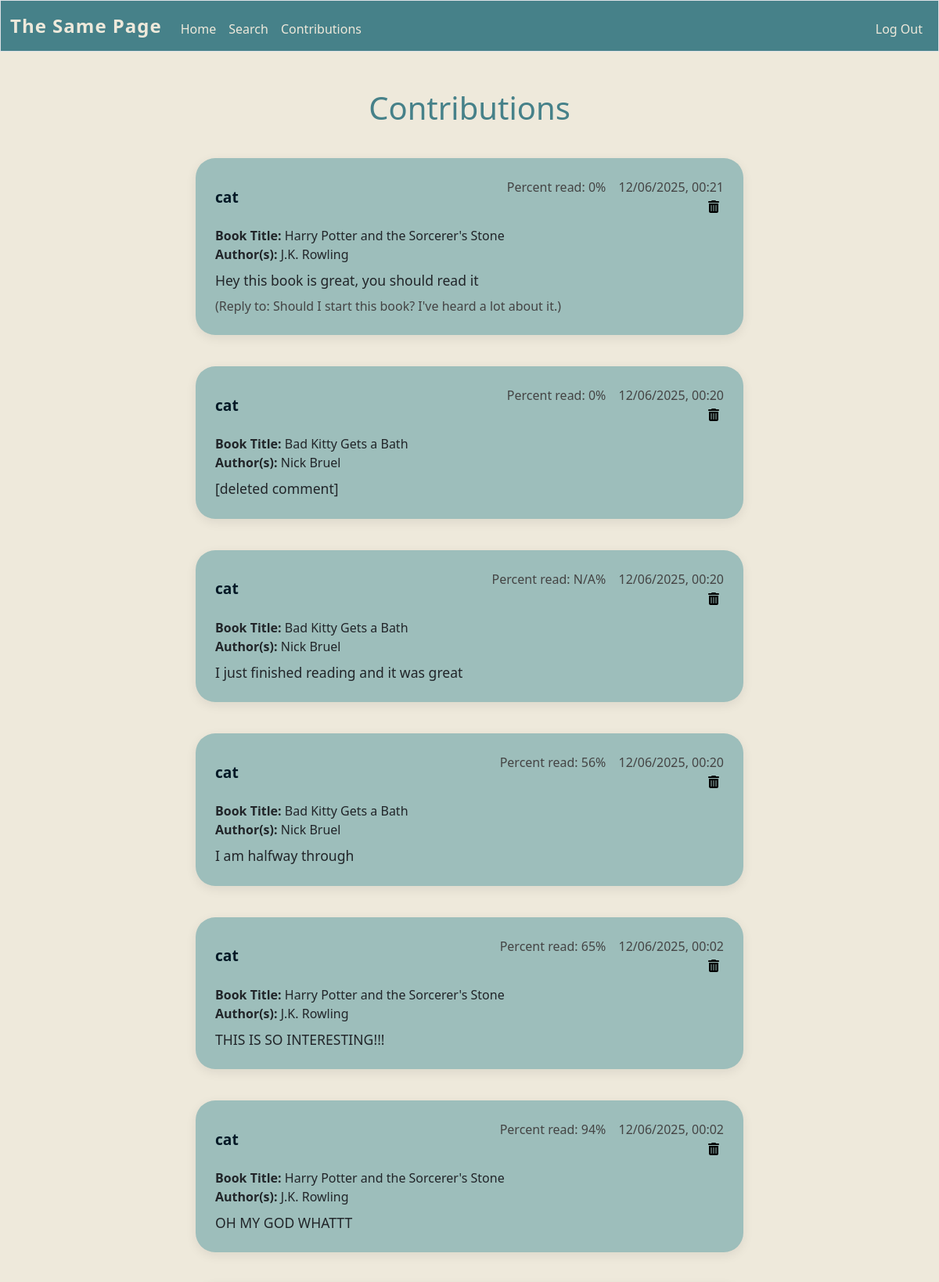
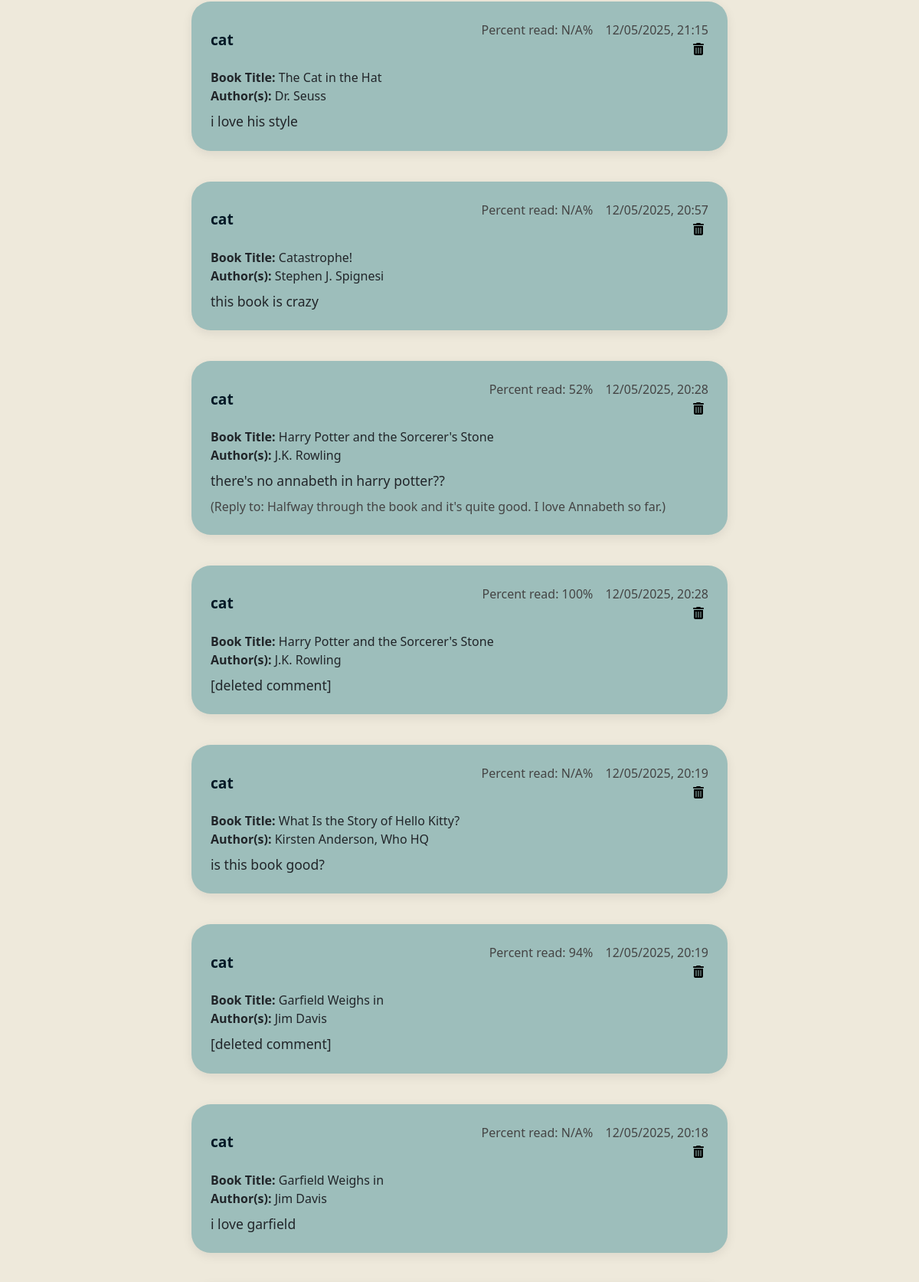
/contributions (signed in, upper part), run on the app's committed database (2 pictures, top to bottom).
### tables this page shows
CREATE TABLE users (id INTEGER PRIMARY KEY AUTOINCREMENT NOT NULL, username TEXT NOT NULL, hash TEXT NOT NULL);

CREATE TABLE forums (user_id INTEGER, comment TEXT NOT NULL, parent_id INTEGER, time DATETIME, forum_id TEXT NOT NULL, percentage TEXT, comment_id INTEGER PRIMARY KEY AUTOINCREMENT NOT NULL, FOREIGN KEY (forum_id) REFERENCES chapters(forum_id));

CREATE TABLE chapters (title TEXT NOT NULL, author TEXT NOT NULL, forum_id TEXT PRIMARY KEY NOT NULL, thumbnail TEXT, pageCount INTEGER);

### app.py (the view)
@app.route('/contributions', methods=['GET'])
def contributions():
    username = executeSQL("SELECT username FROM users WHERE id = ?", (session["user_id"],), False)[0][0]
    user_comments = executeSQL("SELECT * FROM forums WHERE user_id = ? ORDER BY time DESC", (session["user_id"],), False)
    comments_info = []
    for comment in user_comments:
        book_info = executeSQL("SELECT * FROM chapters WHERE forum_id = ?", (comment[4],), False)
        if comment[2] is not None:
            parentComment = executeSQL("SELECT comment FROM forums WHERE comment_id = ?", (comment[2],), False)[0][0]
        else:
            parentComment = None
        comments_info.append({"username":username, "comment_id": comment[6], "comment":comment[1], "date":comment[3], "percent":comment[5] ,"title":book_info[0][0], "author":book_info[0][1], "parentComment": parentComment})
    return render_template("contributions.html", comments_info = comments_info)

### app.py (called while the page is built)
def executeSQL(command, args, needCommit):
    connection = sqlite3.connect('info.db')
    db = connection.cursor()
    db.execute(command, args)
    val = db.fetchall()
    if needCommit:
        connection.commit()
    connection.close()
    return val

@app.after_request
def after_request(response):
    response.headers["Cache-Control"] = "no-cache, no-store, must-revalidate"
    response.headers["Expires"] = 0
    response.headers["Pragma"] = "no-cache"
    return response

### templates/contributions.html (shortened to what this page needs)
{% extends "layout.html" %}
{% block main %}
    <h1>Contributions</h1>
    {% for comment in comments_info %}
    <div class = comment-box>
        <div class = comment-header>
            <div class="comment-username">
                {{comment['username']}}
            </div>
            <div class="comment-right">
                <span class="comment-percent">Percent read: {{comment['percent']}}%</span>
                <span class="comment-date">{{comment['date']}}</span>
                <form action="/deleteContribution" method="post">
                    <button class = "trash-can"> <i class="fa-solid fa-trash-can"></i> </button>
                </form>
            </div>
        </div>
        <div class = "comment-book">
            <div>
                <b>Book Title:</b> {{comment['title']}}
            </div>
            <div>
                <b>Author(s):</b> {{comment['author']}}
            </div>
        </div>
        <div class = "comment-text">
            {{comment['comment']}}
        </div>
        {% if comment['parentComment'] is not none %}
        <div class = "comment-reply">
            (Reply to: {{comment['parentComment']}})
        </div>
        {% endif %}
    </div>
    {% endfor %}
{% endblock %}

### templates/layout.html (shortened to what this page needs)
<!DOCTYPE html>
<html lang="en">
    <head>
        <link href="https://cdn.jsdelivr.net/npm/bootstrap@5.3.8/dist/css/bootstrap.min.css" rel="stylesheet">
        <link href="/static/styles.css" rel="stylesheet">
        <link rel="stylesheet" href="https://cdnjs.cloudflare.com/ajax/libs/font-awesome/6.5.1/css/all.min.css">
    </head>
    <body>
        <nav class="border navbar navbar-expand-md navbar-light">
            <div class="container-fluid">
                <a class="navbar-brand" href="/"><span>The Same Page</span></a>
                <div class="collapse navbar-collapse" id="navbar">
                    {% if session["user_id"] %}
                        <ul class="navbar-nav me-auto mt-2">
                            <li class="nav-item"><a class="nav-link" href="/">Home</a></li>
                            <li class="nav-item"><a class="nav-link" href="/search">Search</a></li>
                            <li class="nav-item"><a class="nav-link" href="/contributions">Contributions</a></li>
                        </ul>
                        <ul class="navbar-nav ms-auto mt-2">
                            <li class="nav-item"><a class="nav-link" href="/logout">Log Out</a></li>
                        </ul>
                    {% else %}
                        <ul class="navbar-nav ms-auto mt-2">
                            <li class="nav-item"><a class="nav-link" href="/register">Register</a></li>
                            <li class="nav-item"><a class="nav-link" href="/login">Log In</a></li>
                        </ul>
                    {% endif %}
                </div>
            </div>
        </nav>
        <main class="container-fluid py-5 text-center">
            {% block main %}{% endblock %}
        </main>
    </body>
</html>

### static/styles.css (style rules this page uses)
:root { --dark: #031926; --dark-teal: #468189; --medium-teal: #77ACA2; --light-teal: #9DBEBB; --lightest-teal: #c0d8d6; --cream: #F4E9CD; --light-cream: #eee9db; --dark-cream: #e3dac3; --spacing-unit: 16px; }
nav.navbar { background-color: var(--dark-teal); border-bottom: 3px solid var(--dark); padding-top: 0.5rem; padding-bottom: 0.5rem; border-color: var(--dark); }
.navbar-brand span { color: var(--light-cream); background-color: var(--dark-teal); font-weight: 600; font-size: 1.5rem; letter-spacing: 1px; }
.navbar-nav .nav-link { color: var(--light-cream); font-weight: 500; padding-left: 1rem; padding-right: 1rem; transition: color 0.3s ease, background-color 0.3s ease; }
.navbar-collapse { background-color: var(--dark-teal); }
h1 { color: var(--dark-teal); }
body { background-color: var(--light-cream); }
.comment-box { background: var(--light-teal); padding: 25px; border-radius: 25px; box-shadow: 0 4px 14px rgba(0,0,0,0.08); margin: 40px auto; max-width: 700px; }
.comment-header { display: flex; justify-content: space-between; align-items: center; margin-bottom: 12px; font-weight: 600; }
.comment-right { text-align: right; white-space: nowrap; font-weight: 400; color: #444; }
.comment-percent, .comment-date { display: inline-block; margin-left: 12px; }
.comment-text { text-align: left; font-size: 1.1rem; margin-top: 8px; }
.comment-reply { text-align: left; margin-top: 8px; color: #444; }
.comment-username { font-size: 1.2rem; font-weight: 700; color: var(--dark); }
.comment-book { text-align: left; }
.trash-can { background: transparent; border: none; }

### data on the page
users: username "cat" "cat" "cat" "cat" "cat" "cat" "cat" "cat" "cat" "cat" "cat" "cat" "cat"
forums: date "12/06/2025, 00:21", comment "Hey this book is great, you should read it"
chapters: title "Harry Potter and the Sorcerer's Stone" "Harry Potter and the Sorcerer's Stone" "Harry Potter and the Sorcerer's Stone" "Harry Potter and the Sorcerer's Stone" "Harry Potter and the Sorcerer's Stone", author "J.K. Rowling" "J.K. Rowling" "J.K. Rowling" "J.K. Rowling" "J.K. Rowling"
forums: parentComment "Should I start this book? I've heard a lot about it."
forums: date "12/06/2025, 00:20", comment "[deleted comment]"
chapters: title "Bad Kitty Gets a Bath" "Bad Kitty Gets a Bath" "Bad Kitty Gets a Bath", author "Nick Bruel" "Nick Bruel" "Nick Bruel"
forums: percent "N/A", date "12/06/2025, 00:20", comment "I just finished reading and it was great"
forums: percent "56", date "12/06/2025, 00:20", comment "I am halfway through"
forums: percent "65", date "12/06/2025, 00:02", comment "THIS IS SO INTERESTING!!!"
forums: percent "94", date "12/06/2025, 00:02", comment "OH MY GOD WHATTT"
forums: percent "N/A", date "12/05/2025, 21:15", comment "i love his style"
chapters: title "The Cat in the Hat", author "Dr. Seuss"
forums: percent "N/A", date "12/05/2025, 20:57", comment "this book is crazy"
chapters: title "Catastrophe!", author "Stephen J. Spignesi"
forums: percent "52", date "12/05/2025, 20:28", comment "there's no annabeth in harry potter??"
forums: parentComment "Halfway through the book and it's quite good. I love Annabeth so far."
forums: percent "100", date "12/05/2025, 20:28", comment "[deleted comment]"
forums: percent "N/A", date "12/05/2025, 20:19", comment "is this book good?"
chapters: title "What Is the Story of Hello Kitty?", author "Kirsten Anderson, Who HQ"
forums: percent "94", date "12/05/2025, 20:19", comment "[deleted comment]"
chapters: title "Garfield Weighs in" "Garfield Weighs in", author "Jim Davis" "Jim Davis"
forums: percent "N/A", date "12/05/2025, 20:18", comment "i love garfield"

### other printed values
{{ comment['percent'] }} "0" "0"
